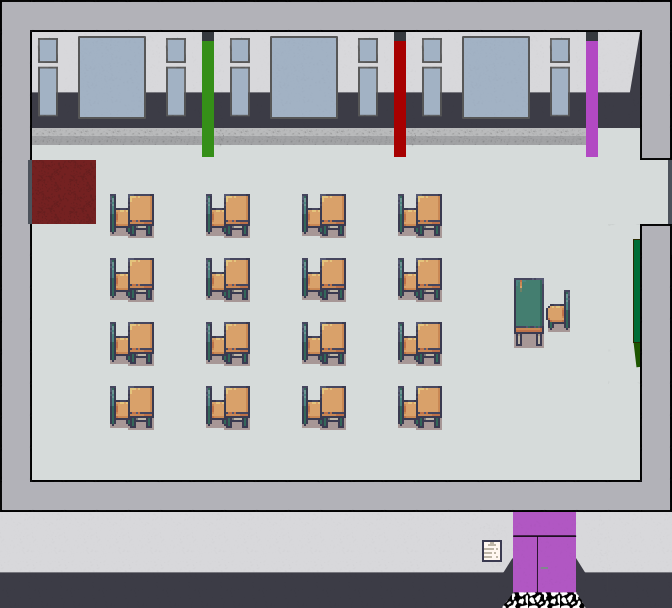

This game map was drawn from its Tiled (.tmx) file and the tilesets committed beside it. A one-line description and the trimmed map source follow:
An orthogonal 21x19 tile map with 32x32 px tiles, 10 tile layers (wall, exit, start, Boden, ...), 5 tilesets.

<map version="1.4" tiledversion="1.4.3" orientation="orthogonal" renderorder="right-down" width="21" height="19" tilewidth="32" tileheight="32" infinite="0" nextlayerid="14" nextobjectid="1">
 <editorsettings>
  <export target="Klassenzimmer.json" format="json" />
 </editorsettings>
 <tileset firstgid="1" name="Boden_Klassenzimmer" tilewidth="32" tileheight="32" tilecount="1" columns="1">
  <image source="Boden_Klassenzimmer.png" width="32" height="32" />
 </tileset>
 <tileset firstgid="2" name="5_Classroom_and_library_32x32" tilewidth="32" tileheight="32" tilecount="544" columns="16">
  <image source="Tilesets/5_Classroom_and_library_32x32.png" width="512" height="1088" />
  <tile id="24">
   <properties>
    <property name="collides" type="bool" value="true" />
   </properties>
  </tile>
  <tile id="27">
   <properties>
    <property name="collides" type="bool" value="true" />
   </properties>
  </tile>
  <tile id="50">
   <properties>
    <property name="collides" type="bool" value="true" />
   </properties>
  </tile>
  <tile id="52">
   <properties>
    <property name="collides" type="bool" value="true" />
   </properties>
  </tile>
  <tile id="53">
   <properties>
    <property name="collides" type="bool" value="true" />
   </properties>
  </tile>
  <tile id="83">
   <properties>
    <property name="collides" type="bool" value="true" />
   </properties>
  </tile>
  <tile id="84">
   <properties>
    <property name="collides" type="bool" value="true" />
   </properties>
  </tile>
  <tile id="86">
   <properties>
    <property name="collides" type="bool" value="true" />
   </properties>
  </tile>
 </tileset>
 <tileset firstgid="546" name="wand" tilewidth="32" tileheight="32" tilecount="184" columns="8">
  <image source="Tilesets/wand.png" width="256" height="736" />
  <tile id="0">
   <properties>
    <property name="collides" type="bool" value="false" />
   </properties>
  </tile>
  <tile id="1">
   <properties>
    <property name="collides" type="bool" value="false" />
   </properties>
  </tile>
  <tile id="2">
   <properties>
    <property name="collides" type="bool" value="false" />
   </properties>
  </tile>
  <tile id="3">
   <properties>
    <property name="collides" type="bool" value="false" />
   </properties>
  </tile>
  <tile id="4">
   <properties>
    <property name="collides" type="bool" value="false" />
   </properties>
  </tile>
  <tile id="5">
   <properties>
    <property name="collides" type="bool" value="false" />
   </properties>
  </tile>
  <tile id="6">
   <properties>
    <property name="collides" type="bool" value="false" />
   </properties>
  </tile>
  <tile id="7">
   <properties>
    <property name="collides" type="bool" value="false" />
   </properties>
  </tile>
  <tile id="8">
   <properties>
    <property name="collides" type="bool" value="false" />
   </properties>
  </tile>
  <tile id="9">
   <properties>
    <property name="collides" type="bool" value="false" />
   </properties>
  </tile>
  <tile id="10">
   <properties>
    <property name="collides" type="bool" value="false" />
   </properties>
  </tile>
  <tile id="11">
   <properties>
    <property name="collides" type="bool" value="false" />
   </properties>
  </tile>
  <tile id="12">
   <properties>
    <property name="collides" type="bool" value="false" />
   </properties>
  </tile>
  <tile id="13">
   <properties>
    <property name="collides" type="bool" value="false" />
   </properties>
  </tile>
  <tile id="14">
   <properties>
    <property name="collides" type="bool" value="false" />
   </properties>
  </tile>
  <tile id="15">
   <properties>
    <property name="collides" type="bool" value="false" />
   </properties>
  </tile>
  <tile id="16">
   <properties>
    <property name="collides" type="bool" value="true" />
   </properties>
  </tile>
  <tile id="17">
   <properties>
    <property name="collides" type="bool" value="true" />
   </properties>
  </tile>
  <tile id="18">
   <properties>
    <property name="collides" type="bool" value="true" />
   </properties>
  </tile>
  <tile id="19">
   <properties>
    <property name="collides" type="bool" value="true" />
   </properties>
  </tile>
  <tile id="20">
   <properties>
    <property name="collides" type="bool" value="true" />
   </properties>
  </tile>
  <tile id="21">
   <properties>
    <property name="collides" type="bool" value="true" />
   </properties>
  </tile>
  <tile id="22">
   <properties>
    <property name="collides" type="bool" value="true" />
   </properties>
  </tile>
  <tile id="23">
   <properties>
    <property name="collides" type="bool" value="true" />
   </properties>
  </tile>
  <tile id="40">
   <properties>
    <property name="collides" type="bool" value="true" />
   </properties>
  </tile>
  <tile id="43">
   <properties>
    <property name="collides" type="bool" value="true" />
   </properties>
  </tile>
  <tile id="53">
   <properties>
    <property name="collides" type="bool" value="true" />
   </properties>
  </tile>
  <tile id="54">
   <properties>
    <property name="collides" type="bool" value="true" />
   </properties>
  </tile>
  <tile id="55">
   <properties>
    <property name="collides" type="bool" value="true" />
   </properties>
  </tile>
  <tile id="61">
   <properties>
    <property name="collides" type="bool" value="true" />
   </properties>
  </tile>
  <tile id="62">
   <properties>
    <property name="collides" type="bool" value="true" />
   </properties>
  </tile>
  <tile id="63">
   <properties>
    <property name="collides" type="bool" value="true" />
   </properties>
  </tile>
  <tile id="69">
   <properties>
    <property name="collides" type="bool" value="true" />
   </properties>
  </tile>
  <tile id="70">
   <properties>
    <property name="collides" type="bool" value="true" />
   </properties>
  </tile>
  <tile id="71">
   <properties>
    <property name="collides" type="bool" value="true" />
   </properties>
  </tile>
  <tile id="72">
   <properties>
    <property name="collides" type="bool" value="true" />
   </properties>
  </tile>
  <tile id="73">
   <properties>
    <property name="collides" type="bool" value="true" />
   </properties>
  </tile>
  <tile id="74">
   <properties>
    <property name="collides" type="bool" value="true" />
   </properties>
  </tile>
  <tile id="75">
   <properties>
    <property name="collides" type="bool" value="true" />
   </properties>
  </tile>
  <tile id="76">
   <properties>
    <property name="collides" type="bool" value="true" />
   </properties>
  </tile>
  <tile id="77">
   <properties>
    <property name="collides" type="bool" value="true" />
   </properties>
  </tile>
  <tile id="78">
   <properties>
    <property name="collides" type="bool" value="true" />
   </properties>
  </tile>
  <tile id="79">
   <properties>
    <property name="collides" type="bool" value="true" />
   </properties>
  </tile>
  <tile id="80">
   <properties>
    <property name="collides" type="bool" value="true" />
   </properties>
  </tile>
  <tile id="81">
   <properties>
    <property name="collides" type="bool" value="true" />
   </properties>
  </tile>
  <tile id="82">
   <properties>
    <property name="collides" type="bool" value="true" />
   </properties>
  </tile>
  <tile id="83">
   <properties>
    <property name="collides" type="bool" value="true" />
   </properties>
  </tile>
  <tile id="84">
   <properties>
    <property name="collides" type="bool" value="true" />
   </properties>
  </tile>
  <tile id="85">
   <properties>
    <property name="collides" type="bool" value="true" />
   </properties>
  </tile>
  <tile id="86">
   <properties>
    <property name="collides" type="bool" value="true" />
   </properties>
  </tile>
  <tile id="87">
   <properties>
    <property name="collides" type="bool" value="true" />
   </properties>
  </tile>
  <tile id="88">
   <properties>
    <property name="collides" type="bool" value="true" />
   </properties>
  </tile>
  <tile id="89">
   <properties>
    <property name="collides" type="bool" value="true" />
   </properties>
  </tile>
  <tile id="90">
   <properties>
    <property name="collides" type="bool" value="true" />
   </properties>
  </tile>
  <tile id="91">
   <properties>
    <property name="collides" type="bool" value="true" />
   </properties>
  </tile>
  <tile id="92">
   <properties>
    <property name="collides" type="bool" value="true" />
   </properties>
  </tile>
  <tile id="93">
   <properties>
    <property name="collides" type="bool" value="true" />
   </properties>
  </tile>
  <tile id="94">
   <properties>
    <property name="collides" type="bool" value="true" />
   </properties>
  </tile>
  <tile id="95">
   <properties>
    <property name="collides" type="bool" value="true" />
   </properties>
  </tile>
  <tile id="96">
   <properties>
    <property name="collides" type="bool" value="true" />
   </properties>
  </tile>
  <tile id="97">
   <properties>
    <property name="collides" type="bool" value="true" />
   </properties>
  </tile>
  <tile id="98">
   <properties>
    <property name="collides" type="bool" value="true" />
   </properties>
  </tile>
  <tile id="99">
   <properties>
    <property name="collides" type="bool" value="true" />
   </properties>
  </tile>
  <tile id="100">
   <properties>
    <property name="collides" type="bool" value="true" />
   </properties>
  </tile>
  <tile id="101">
   <properties>
    <property name="collides" type="bool" value="true" />
   </properties>
  </tile>
  <tile id="102">
   <properties>
    <property name="collides" type="bool" value="true" />
   </properties>
  </tile>
  <tile id="103">
   <properties>
    <property name="collides" type="bool" value="true" />
   </properties>
  </tile>
  <tile id="104">
   <properties>
    <property name="collides" type="bool" value="true" />
   </properties>
  </tile>
  <tile id="105">
   <properties>
    <property name="collides" type="bool" value="true" />
   </properties>
  </tile>
  <tile id="106">
   <properties>
    <property name="collides" type="bool" value="true" />
   </properties>
  </tile>
  <tile id="107">
   <properties>
    <property name="collides" type="bool" value="true" />
   </properties>
  </tile>
  <tile id="108">
   <properties>
    <property name="collides" type="bool" value="true" />
   </properties>
  </tile>
  <tile id="109">
   <properties>
    <property name="collides" type="bool" value="true" />
   </properties>
  </tile>
  <tile id="110">
   <properties>
    <property name="collides" type="bool" value="true" />
   </properties>
  </tile>
  <tile id="111">
   <properties>
    <property name="collides" type="bool" value="true" />
   </properties>
  </tile>
  <tile id="112">
   <properties>
    <property name="collides" type="bool" value="true" />
   </properties>
  </tile>
  <tile id="113">
   <properties>
    <property name="collides" type="bool" value="true" />
   </properties>
  </tile>
  <tile id="114">
   <properties>
    <property name="collides" type="bool" value="true" />
   </properties>
  </tile>
  <tile id="115">
   <properties>
    <property name="collides" type="bool" value="true" />
   </properties>
  </tile>
  <tile id="116">
   <properties>
    <property name="collides" type="bool" value="true" />
   </properties>
  </tile>
  <tile id="117">
   <properties>
    <property name="collides" type="bool" value="true" />
   </properties>
  </tile>
  <tile id="118">
   <properties>
    <property name="collides" type="bool" value="true" />
   </properties>
  </tile>
  <tile id="119">
   <properties>
    <property name="collides" type="bool" value="true" />
   </properties>
  </tile>
  <tile id="120">
   <properties>
    <property name="collides" type="bool" value="true" />
   </properties>
  </tile>
  <tile id="121">
   <properties>
    <property name="collides" type="bool" value="true" />
   </properties>
  </tile>
  <tile id="122">
   <properties>
    <property name="collides" type="bool" value="true" />
   </properties>
  </tile>
  <tile id="123">
   <properties>
    <property name="collides" type="bool" value="true" />
   </properties>
  </tile>
  <tile id="124">
   <properties>
    <property name="collides" type="bool" value="true" />
   </properties>
  </tile>
  <tile id="125">
   <properties>
    <property name="collides" type="bool" value="true" />
   </properties>
  </tile>
  <tile id="126">
   <properties>
    <property name="collides" type="bool" value="true" />
   </properties>
  </tile>
  <tile id="127">
   <properties>
    <property name="collides" type="bool" value="true" />
   </properties>
  </tile>
  <tile id="128">
   <properties>
    <property name="collides" type="bool" value="true" />
   </properties>
  </tile>
  <tile id="129">
   <properties>
    <property name="collides" type="bool" value="true" />
   </properties>
  </tile>
  <tile id="130">
   <properties>
    <property name="collides" type="bool" value="true" />
   </properties>
  </tile>
  <tile id="131">
   <properties>
    <property name="collides" type="bool" value="true" />
   </properties>
  </tile>
  <tile id="132">
   <properties>
    <property name="collides" type="bool" value="true" />
   </properties>
  </tile>
  <tile id="133">
   <properties>
    <property name="collides" type="bool" value="true" />
   </properties>
  </tile>
  <tile id="134">
   <properties>
    <property name="collides" type="bool" value="true" />
   </properties>
  </tile>
  <tile id="135">
   <properties>
    <property name="collides" type="bool" value="true" />
   </properties>
  </tile>
  <tile id="136">
   <properties>
    <property name="collides" type="bool" value="true" />
   </properties>
  </tile>
  <tile id="137">
   <properties>
    <property name="collides" type="bool" value="true" />
   </properties>
  </tile>
  <tile id="138">
   <properties>
    <property name="collides" type="bool" value="true" />
   </properties>
  </tile>
  <tile id="139">
   <properties>
    <property name="collides" type="bool" value="true" />
   </properties>
  </tile>
  <tile id="140">
   <properties>
    <property name="collides" type="bool" value="true" />
   </properties>
  </tile>
  <tile id="141">
   <properties>
    <property name="collides" type="bool" value="true" />
   </properties>
  </tile>
  <tile id="142">
   <properties>
    <property name="collides" type="bool" value="true" />
   </properties>
  </tile>
  <tile id="143">
   <properties>
    <property name="collides" type="bool" value="true" />
   </properties>
  </tile>
  <tile id="144">
   <properties>
    <property name="collides" type="bool" value="true" />
   </properties>
  </tile>
  <tile id="145">
   <properties>
    <property name="collides" type="bool" value="true" />
   </properties>
  </tile>
  <tile id="147">
   <properties>
    <property name="collides" type="bool" value="true" />
   </properties>
  </tile>
  <tile id="148">
   <properties>
    <property name="collides" type="bool" value="true" />
   </properties>
  </tile>
  <tile id="149">
   <properties>
    <property name="collides" type="bool" value="true" />
   </properties>
  </tile>
  <tile id="150">
   <properties>
    <property name="collides" type="bool" value="true" />
   </properties>
  </tile>
  <tile id="151">
   <properties>
    <property name="collides" type="bool" value="true" />
   </properties>
  </tile>
  <tile id="152">
   <properties>
    <property name="collides" type="bool" value="true" />
   </properties>
  </tile>
  <tile id="154">
   <properties>
    <property name="collides" type="bool" value="true" />
   </properties>
  </tile>
  <tile id="159">
   <properties>
    <property name="collides" type="bool" value="true" />
   </properties>
  </tile>
  <tile id="181">
   <properties>
    <property name="collides" type="bool" value="true" />
   </properties>
  </tile>
 </tileset>
 <tileset firstgid="730" name="Tafelranz" tilewidth="32" tileheight="32" tilecount="5" columns="1">
  <image source="Tilesets/Tafelranz.png" width="32" height="160" />
 </tileset>
 <tileset firstgid="735" name="boden" tilewidth="32" tileheight="32" tilecount="12" columns="4">
  <image source="Tilesets/boden.png" width="128" height="96" />
 </tileset>
 <layer id="12" name="wall" width="21" height="19">
  <data>[399 cells, 8 non-empty, 1 distinct tile ids]</data>
 </layer>
 <layer id="11" name="exit" width="21" height="19">
  <properties>
   <property name="exitUrl" value="../master/test.json#klassenzimmerzurueck" />
  </properties>
  <data>[399 cells, 2 non-empty, 1 distinct tile ids]</data>
 </layer>
 <layer id="6" name="start" width="21" height="19">
  <data>[399 cells, 2 non-empty, 1 distinct tile ids]</data>
 </layer>
 <layer id="3" name="Boden" width="21" height="19">
  <data>[399 cells, 399 non-empty, 4 distinct tile ids]</data>
 </layer>
 <layer id="4" name="Stühle" width="21" height="19">
  <data>[399 cells, 69 non-empty, 9 distinct tile ids]</data>
 </layer>
 <layer id="5" name="Wände" width="21" height="19">
  <data>[399 cells, 190 non-empty, 36 distinct tile ids]</data>
 </layer>
 <layer id="8" name="Säulen" width="21" height="19">
  <properties>
   <property name="collides" type="bool" value="true" />
  </properties>
  <data>[399 cells, 27 non-empty, 15 distinct tile ids]</data>
 </layer>
 <objectgroup id="2" name="floorLayer" />
 <layer id="7" name="Tafel" width="21" height="19">
  <data>[399 cells, 5 non-empty, 5 distinct tile ids]</data>
 </layer>
 <layer id="9" name="overlay" width="21" height="19">
  <data>[399 cells, 88 non-empty, 16 distinct tile ids]</data>
 </layer>
 <layer id="13" name="overoverlay" width="21" height="19">
  <data>[399 cells, 2 non-empty, 2 distinct tile ids]</data>
 </layer>
</map>
